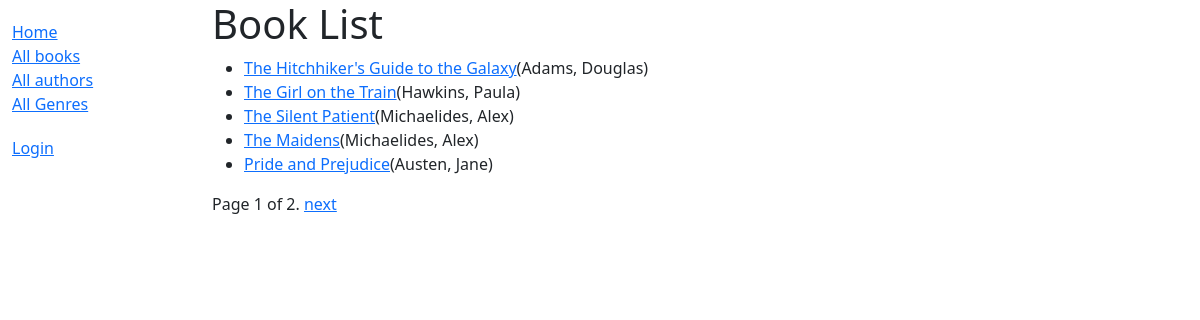
/catalog/books/, run on the app's committed database.
### catalog/models.py (models this page shows, shortened)
class Book(models.Model):
    title = models.CharField(max_length=200)
    author = models.ForeignKey('Author', on_delete=models.SET_NULL, null=True)
    summary = models.TextField(max_length=1000, help_text='Enter a brief description of the book')
    isbn = models.CharField('ISBN',max_length=13, help_text='13 Character <a href="https://www.isbn-international.org/content/what-isbn">ISBN number</a>')
    genre = models.ManyToManyField(Genre, help_text='Select a genre for this book')
    language = models.ForeignKey('Language', on_delete=models.SET_NULL, null=True)
    def get_absolute_url(self):
        return reverse('book-detail', args=[str(self.id)])
    def display_genre(self):
        """Create a string for the Genre. This is required to display genre in Admin."""
        return ', '.join(genre.name for genre in self.genre.all()[:3])
    display_genre.short_description = 'Genre'

class Author(models.Model):
    first_name = models.CharField(max_length=100)
    last_name = models.CharField(max_length=100)
    date_of_birth = models.DateField(null=True, blank=True)
    date_of_death = models.DateField('Died', null=True, blank=True)
    class Meta:
        ordering = ['last_name', 'first_name']
    def __str__(self):
        return f'{self.last_name}, {self.first_name}'
    class Meta:
        ordering = ['last_name']

### catalog/views.py (the view)
# urls.py: path('books/', views.BookListView.as_view(), name='books'),
class BookListView(generic.ListView):
    model = Book
    context_object_name = 'book_list'   # your own name for the list as a template variable
    template_name = 'catalog/book_list.html'  # Specify your own template name/location
    paginate_by = 5
    def get_queryset(set):
        return Book.objects.filter(title__icontains='a')[:10]
    def get_context_data(self, **kwargs):
        context = super(BookListView, self).get_context_data(**kwargs)
        context['some_data'] = 'This is just some data'
        return context

### catalog/templates/catalog/book_list.html
{% extends 'base_generic.html' %}
{% block content %}
    <h1>Book List</h1>
    {% if book_list %}
        <ul>
            {% for book in book_list %}
            <li>
                <a href="{{ book.get_absolute_url }}">{{ book.title}}</a>({{book.author}})
            </li>
            {% endfor %}
        </ul>
        {% else %}
        <p>There are no books in the library.</p>
    {% endif %}
{% endblock %}

### data on the page
Book: title "The Hitchhiker's Guide to the Galaxy", author "Adams, Douglas"
Book: title "The Girl on the Train", author "Hawkins, Paula"
Book: title "The Silent Patient", author "Michaelides, Alex"
Book: title "The Maidens", author "Michaelides, Alex"
Book: title "Pride and Prejudice", author "Austen, Jane"

### other printed values
{{ page_obj.number }} "1"
{{ page_obj.paginator.num_pages }} "2"
